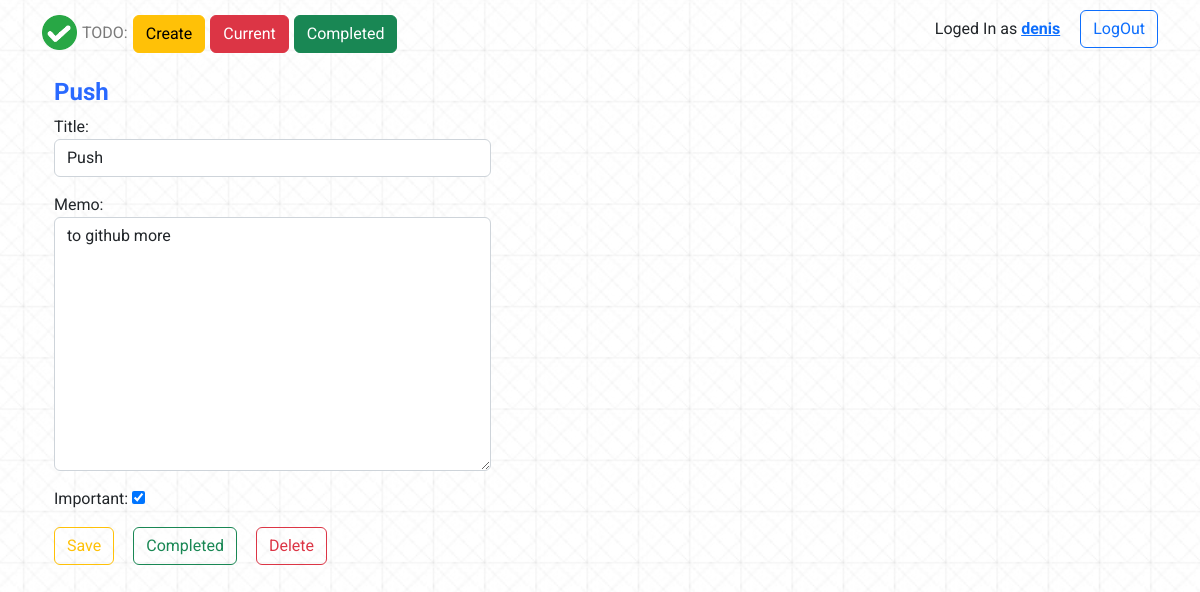
/todo/23 (signed in), run on the app's committed database.
### todo/models.py (models this page shows, shortened)
class ToDo(models.Model):
    title = models.CharField(max_length=100)
    memo = models.TextField(blank=True)
    date = models.DateTimeField(auto_now_add=True)
    date_completed = models.DateTimeField(null=True, blank=True)
    important = models.BooleanField(default=False)
    user = models.ForeignKey(User, on_delete=models.CASCADE)

### todo/views.py (the view, shortened to what this page needs)
# urls.py: path('todo/<int:todo_pk>', views.viewtodo, name = 'viewtodo'),
@login_required
def viewtodo(request, todo_pk):
    todo = get_object_or_404(ToDo, pk=todo_pk, user=request.user)
    if request.method == 'GET':
        form = FormTodo(instance=todo, )
        return render(request, 'todo/viewtodo.html', {'todo':todo, 'form':form})

### todo/forms.py
class FormTodo(ModelForm):
    class Meta:
        model = ToDo
        fields = ['title', 'memo', 'important']
        widgets = {
            'memo': forms.Textarea(attrs={"class": "form-control"}),
            'title': forms.TextInput(attrs={"class": "form-control"})
        }

### todo/templates/todo/viewtodo.html (shortened to what this page needs)
{% extends 'todo/base.html' %}
{% block content %}
<div class="container">
    <div class="view-block">
        <div class="view-header">
            <h4>{{ todo.title }}</h4>
        </div>
        <div class="view-form">
            {% if todo.date_completed %}
            {% if todo.memo %}
            <h5 class="form-control">{{ todo.memo }}</h5>
            {% endif %}
            <h6>Completed: {{ todo.date_completed|date:'M j Y H:i' }}</h6>
            {% else %}
            <form method="POST">
            {{ form.as_p }}
        </div>
            <div class="col-md-3">
                <div class="view-btns">
                    <button type="submit" name="button" class="btn btn-outline-warning">Save</button>
                    <form method="POST" action="{% url 'completetodo' todo.id %}">
                    <button type="submit" name="button" class="btn btn-outline-success">Completed</button>
                    </form>
                    <form method="POST" action="{% url 'deletetodo' todo.id %}">
                    <button type="submit" name="button" class="btn btn-outline-danger">Delete</button>
                    </form>
                </div>
            </div>
        {% endif %}
    </div>
</div>
{% endblock %}

### todo/templates/todo/base.html (shortened to what this page needs)
{% load static %}
<!doctype html>
<html lang="en">
  <head>
    <link href="https://cdn.jsdelivr.net/npm/bootstrap@5.2.0-beta1/dist/css/bootstrap.min.css" rel="stylesheet">
    <link rel="stylesheet" href="{% static 'css/style.css'%}">
  </head>
  <body>
    <div class="header">
        <div class="container">
            <nav>
                <div class="menu col-md-8">
                    <div class="menu_btn">
                        <a class="logo-ref" href="/">
                            <img src="{% static 'img/Logo.png' %}" width="35" height="35" class="d-inline-block align-top" alt="Logo">
                            <div class="logo_title">TODO:</div>
                        </a>
                        <a href="{% url 'createtodo' %}">
                            <button type="button" class="btn btn-warning">Create</button>
                        </a>
                        <a href="{% url 'currenttodos' %}">
                            <button type="button" class="btn btn-danger">Current</button>
                        </a>
                        <a href="{% url 'completedtodos' %}">
                            <button type="button" class="btn btn-success">Completed</button>
                        </a>
                    </div>
                </div>
                <div class="logout col-md-4">
                    {% if user.is_authenticated  %}
                    <div class="user_name_loggin">Loged In as
                        <span>
                            <a href="{% url 'currenttodos' %}">
                                {{ user.username }}
                            </a>
                        </span>
                    </div>
                    <form  action="{% url 'logoutuser' %}" method="POST">
                    <button type="submit" class="btn btn-outline-primary">LogOut</button>
                    </form>
                    {% endif %}
                </div>
            </nav>
        </div>
    </div>
    <div class="container">
        {% block content %}{% endblock %}
    </div>
  </body>
</html>

### static/css/style.css (style rules this page uses)
body { font-family:Roboto;background:url(../img/bg_middle.jpg) center center/ cover repeat }
nav { margin-top:10px;display:flex }
.form-control { width:40% }
.menu { display:flex;align-content:center;padding:5px 0 }
.menu .menu_btn { display:flex }
.menu .logo-ref { display:flex }
.menu a { margin-right:5px;text-decoration:none }
.menu .menu_btn .logo_title { color:#7a7a7a;text-align:center;line-height:36px }
.menu .menu_btn img { margin-right:5px }
.logout { display:flex;justify-content:right;align-content:center }
.logout .user_name_loggin { margin-right:20px;padding:7px 0 5px }
.logout .user_name_loggin span { color:blue;font-weight:700 }
.view-block { margin-top:20px }
.view-btns { display:flex;justify-content:space-between }
.view-header h4 { color:rgba(0,76,255,0.841);font-weight:700 }

### data on the page
ToDo: title "Push", memo "to github more", important "☑"

### other printed values
{{ user.username }} "denis"
